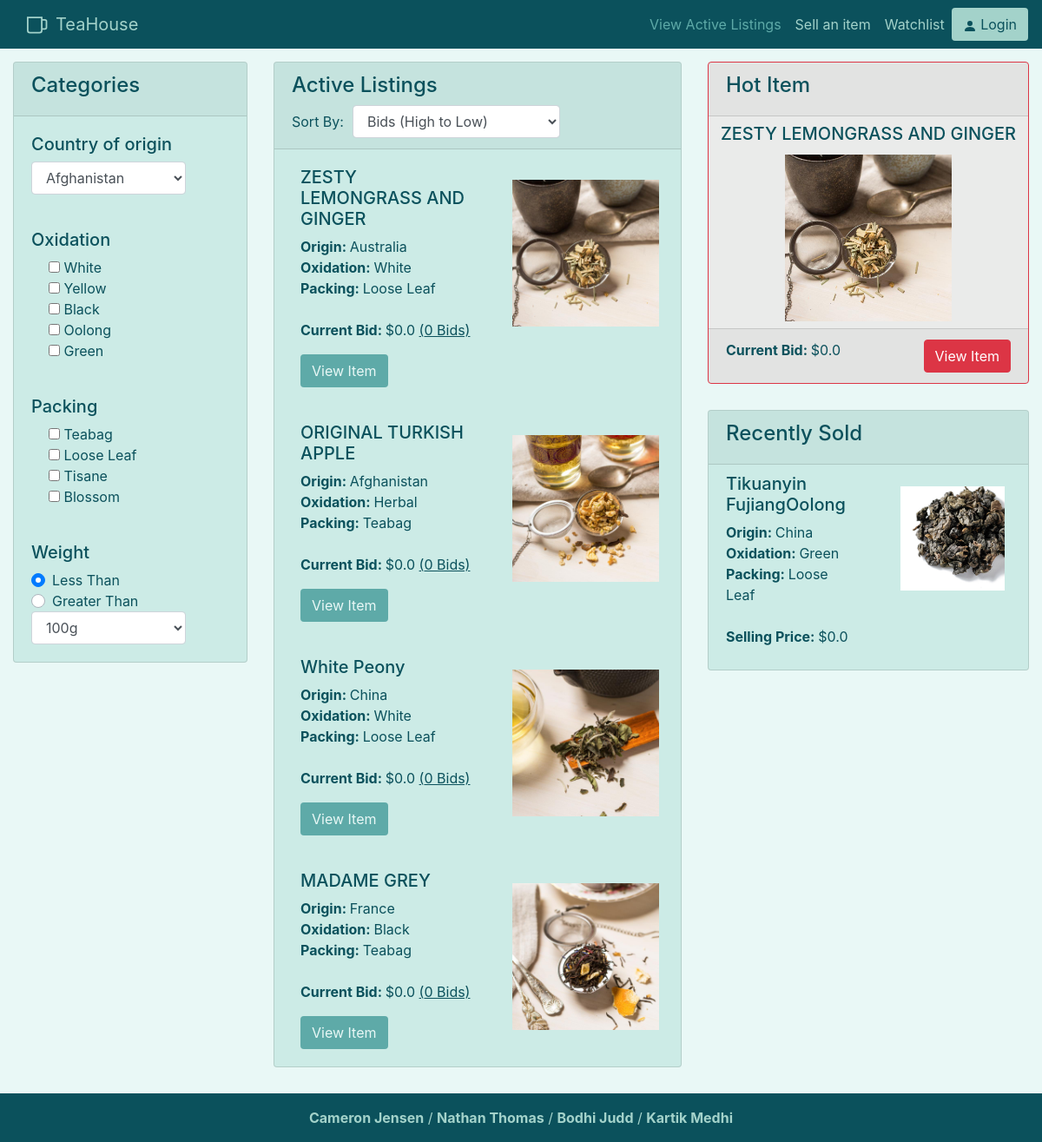
Before: / with the older database file.
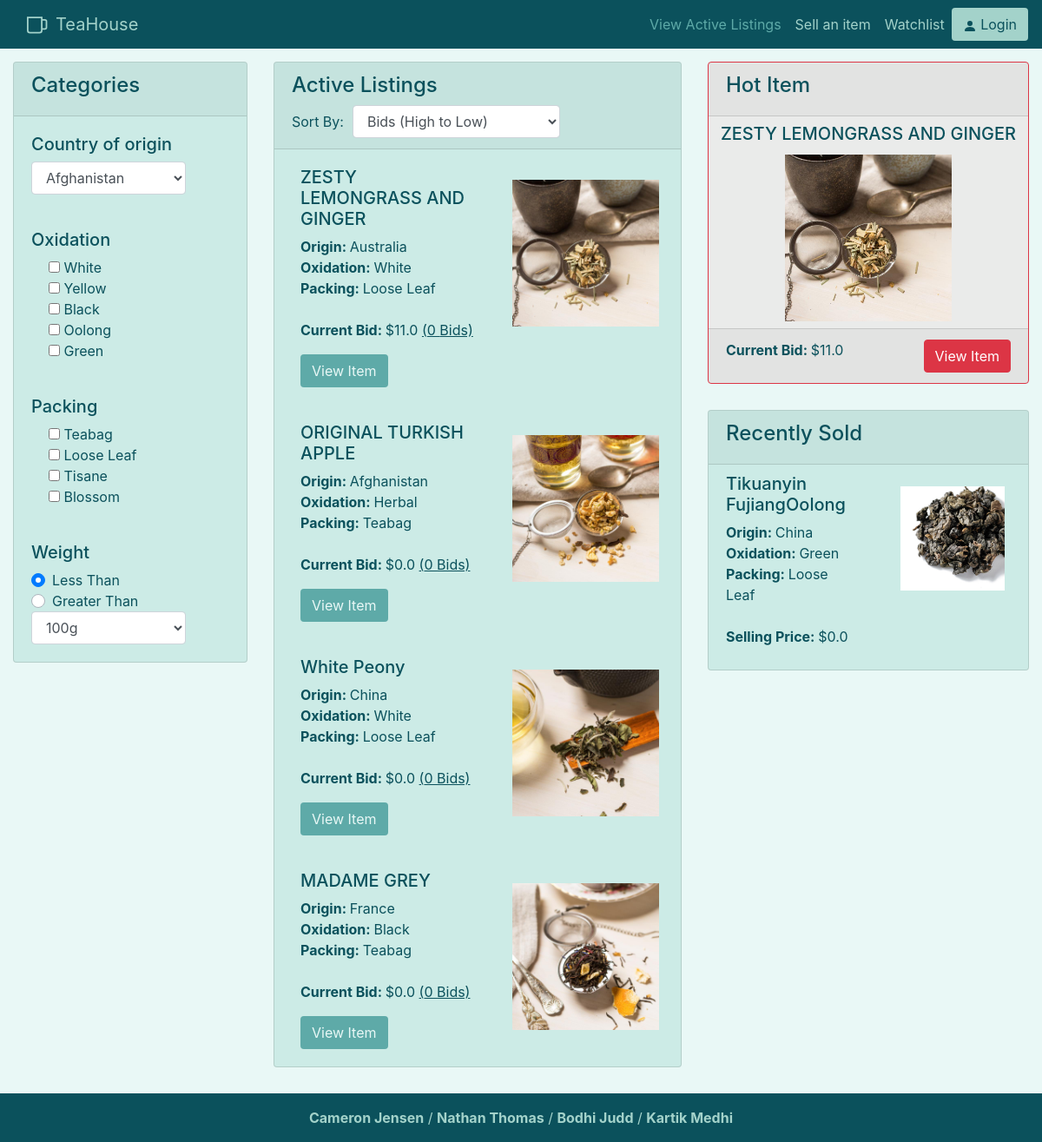
After: the same page with the newer database file.
### auction/models.py (models this page shows)
class auctionListing(db.Model):
    __tablename__ = 'auctionListing'
    __table_args__ = {'extend_existing': True}
    id = db.Column(db.Integer, primary_key=True)
    user_id = db.Column(db.Integer, db.ForeignKey('users.id'), nullable=False)
    start_time = db.Column(db.DateTime, default=datetime.now(), nullable=False)
    end_time = db.Column(db.DateTime, nullable=False)
    starting_bid = db.Column(db.Float, nullable=False) #make 0 minimum
    current_bid = db.Column(db.Float, nullable=False) #same as above
    photos_url = db.Column(db.String())
    description = db.Column(db.String(255))
    weight = db.Column(db.Float, nullable=False)
    title = db.Column(db.String(100), nullable=False)
    tea_name = db.Column(db.String(60), nullable=False)
    origin_country = db.Column(db.String(60), nullable=False)
    oxidation = db.Column(db.String(60), nullable=False)
    packing = db.Column(db.String(60), nullable=False)
    bid_status = db.Column(db.Integer, nullable=False)
    total_bids = db.Column(db.Integer, nullable=False)

### auction/views.py (the view)
@bp.route('/')
def index():
    auctionItems = auctionListing.query.filter_by(bid_status = 1).order_by(desc(auctionListing.start_time))
    hotItem = auctionItems.order_by(desc(auctionListing.total_bids)).first()
    recentlySold = auctionListing.query.filter_by(bid_status = 0).order_by(desc(auctionListing.end_time)).first()
    return render_template('index.html', items = auctionItems, hotItem = hotItem, recentlySold = recentlySold)

### auction/templates/index.html (shortened to what this page needs)
{% extends 'base.html' %}
{% block content %}
    <div style="margin:auto;padding-top:15px" class="row">
        <div class="col-lg-3">
            <div class="card">
                <div class="card-header">
                    <h4>Categories</h4>
                </div>
                <div id="categories" class="row">
                    <div class="col-lg-10">
                        <article class="card-group-item">
                            <div class="card-body">
                                <h5>Country of origin</h5>
                                <select id="originInput" name="originInput" class="form-control">
                                    <option value="1">Afghanistan</option>
                                </select>
                            </div>
                        </article>
                    </div>
                    <div class="col-lg-10">
                        <article class="card-group-item">
                            <div class="card-body">
                                <h5>Oxidation</h5>
                                <div class="formCheck">
                                    <input type="checkbox" id="WhiteFilter">
                                    <label class="form-check-label" for="WhiteFilter">White</label>
                                </div>
                                <div class="formCheck">
                                    <input type="checkbox" id="YellowFilter">
                                    <label class="form-check-label" for="YellowFilter">Yellow</label>
                                </div>
                                <div class="formCheck">
                                    <input type="checkbox" id="BlackFilter">
                                    <label class="form-check-label" for="BlackFilter">Black</label>
                                </div>
                                <div class="formCheck">
                                    <input type="checkbox" id="OolongFilter">
                                    <label class="form-check-label" for="OolongFilter">Oolong</label>
                                </div>
                                <div class="formCheck">
                                    <input type="checkbox" id="GreenFilter">
                                    <label class="form-check-label" for="GreenFilter">Green</label>
                                </div>
                            </div>
                        </article>
                    </div>
                    <div class="col-lg-10">
                        <article class="card-group-item">
                            <div class="card-body">
                                <h5>Packing</h5>
                                <div class="formCheck">
                                    <input type="checkbox" id="bagFilter">
                                    <label class="form-check-label" for="bagFilter">Teabag</label>
                                </div>
                                <div class="formCheck">
                                    <input type="checkbox" id="looseFilter">
                                    <label class="form-check-label" for="looseFilter">Loose Leaf</label>
                                </div>
                                <div class="formCheck">
                                    <input type="checkbox" id="TisaneFilter">
                                    <label class="form-check-label" for="TisaneFilter">Tisane</label>
                                </div>
                                <div class="formCheck">
                                    <input type="checkbox" id="BlossomFilter">
                                    <label class="form-check-label" for="BlossomFilter">Blossom</label>
                                </div>
                            </div>
                        </article>
                    </div>
                    <div class="col-lg-10">
                        <article class="card-group-item">
                            <div class="card-body">
                                <h5>Weight</h5>
                                <div class="custom-control custom-radio">
                                    <label class="custom-control-label" for="customRadio1">Less Than</label>
                                </div>
                                <div class="custom-control custom-radio">
                                    <label class="custom-control-label" for="customRadio2">Greater Than</label>
                                </div>
                                <select class="form-control">
                                    <option>100g</option>
                                </select>
                            </div>
                        </article>
                    </div>
                </div>
            </div>
            <div style="height: 30px;"></div>
        </div>
        <div class="col-lg-5">
            <div class="listing card">
                <div class="card-header">
                    <h4>Active Listings </h4>
                    <form class="form-inline">
                        <label style="padding-right:10px;" for="sortBy">Sort By:</label>
                        <select style="width: auto" id="sortBy" name="sortBy" class="form-control">
                            <option value="1">Bids (High to Low)</option>
                        </select>
                    </form>
                </div>
                {% for item in items %}
                <div class="card-block listed-item">
                    <div class="row">
                        <div class="col">
                            <h5>{{item.title}}</h5>
                            <p><strong>Origin: </strong>{{item.origin_country}}<br>
                                <strong>Oxidation: </strong>{{item.oxidation}}<br>
                                <strong>Packing: </strong>{{item.packing}}<br><br>
                                <strong>Current Bid: </strong>${{item.current_bid}} <u>({{item.total_bids}} Bids)</u>
                            </p>
                            <a href="/tea/{{item.id}}" class="btn btn-default item-btn">View Item</a>
                        </div>
                        <div class="col">
                            <img class="product-img" src="{{item.photos_url}}">
                        </div>
                    </div>
                </div>
                {% endfor %}
            </div>
            <div style="height: 30px;"></div>
        </div>
        <div class="col-sm">
            <div class="hot card border-danger">
                <div class="card-header">
                    <h4>Hot Item</h4>
                </div>
                <h5 class="hot-title card-title">{{hotItem.title}}</h5>
                <img src="{{hotItem.photos_url}}" class="card-img-bottom" alt="{{hotItem.title}}">
                <div class="card-footer">
                    <span><b>Current Bid: </b>${{hotItem.current_bid}} </span><a href="/tea/{{hotItem.id}}" class="hotbtn btn btn-danger">View Item</a>
                </div>
            </div>
            <div style="height: 30px;"></div>
            <div class="recent card">
                <div class="card-header">
                    <h4>Recently Sold</h4>
                </div>
                <div class="card-block recent-item">
                    <div class="row">
                        <div class="col-6">
                            <h5>{{recentlySold.title}}</h5>
                            <p><strong>Origin: </strong>{{recentlySold.origin_country}}<br>
                                <strong>Oxidation: </strong>{{recentlySold.oxidation}}<br>
                                <strong>Packing: </strong>{{recentlySold.packing}}<br><br>
                                <strong>Selling Price: </strong>${{recentlySold.current_bid}}
                            </p>
                        </div>
                        <div class="col">
                            <img class="product-img recent-img" src="{{recentlySold.photos_url}}">
                        </div>
                    </div>
                </div>
            </div>
        </div>
    </div>
{% endblock %}

### auction/templates/base.html (shortened to what this page needs)
<!doctype html>
<html lang="en">
<head>
    <link rel="stylesheet" href="https://stackpath.bootstrapcdn.com/bootstrap/4.5.2/css/bootstrap.min.css"
>
    <link rel="stylesheet" href="{{ url_for('static', filename='css/style.css') }}">
</head>
<body>
    <nav class="navbar sticky-top navbar-expand-lg navbar-custom">
        <img src="/static/image/teacup.svg">
        <a class="navbar-brand" href="/">TeaHouse</a>
        <div class="collapse navbar-collapse" id="navbarSupportedContent">
            <ul class="navbar-nav ml-auto">
                <li class="nav-item active">
                    <a class="nav-link" href="/">View Active Listings<span class="sr-only">(current)</span></a>
                </li>
                <li class="nav-item">
                    <a class="nav-link" href="/tea/sell">Sell an item</a>
                </li>
                <li class="nav-item">
                    <a class="nav-link" href="/watchlist">Watchlist</a>
                </li>
            {% if current_user.is_authenticated %}
                <li class="nav-item">
                    <a class="nav-link" href="/profile">Profile</a>
                </li>
            </ul>
            <a href="/logout" class="btn btn-default"><span><svg width="1em" height="1em" viewBox="0 0 16 16"
                class="bi bi-person-fill" fill="var(--dark)" xmlns="http://www.w3.org/2000/svg">
                <path fill-rule="evenodd"
                    d="M3 14s-1 0-1-1 1-4 6-4 6 3 6 4-1 1-1 1H3zm5-6a3 3 0 1 0 0-6 3 3 0 0 0 0 6z" />
            </svg></span> Logout
            {% else %}
            </ul>
            <a href="/login" class="btn btn-default"><span><svg width="1em" height="1em" viewBox="0 0 16 16"
                class="bi bi-person-fill" fill="var(--dark)" xmlns="http://www.w3.org/2000/svg">
                <path fill-rule="evenodd"
                    d="M3 14s-1 0-1-1 1-4 6-4 6 3 6 4-1 1-1 1H3zm5-6a3 3 0 1 0 0-6 3 3 0 0 0 0 6z" />
            </svg></span> Login
            {% endif %}
            </a>
        </div>
    </nav>
    {% block content %}
    {% endblock %}
    <footer class="footer">
        <div class="footbar text-center py-3"><b>Cameron Jensen</b> / <b>Nathan Thomas</b> / <b>Bodhi Judd</b> / <b>Kartik Medhi</b>
        </div>
    </footer>
</body>
</html>

### auction/static/css/style.css (style rules this page uses)
:root { --main: #5eaaa8; --light: #a3d2ca; --cardcol: #ccebe6; --dark: #0b515c; --darker: #03323a; --beige: #e8ded2; --lighter: #e9f8f6; }
body { background-color: var(--lighter); }
.btn-default { background-color: var(--light); color: var(--dark); }
.item-btn { background-color: var(--main) !important; color: var(--lighter) !important; }
.navbar-custom { background-color: var(--dark); }
.navbar-custom .navbar-brand, .navbar-custom .navbar-text ,.nav-link { color: var(--light); }
.navbar-custom .nav-item.active .nav-link, .navbar-custom .nav-item:hover .nav-link { color: var(--main); }
.formCheck { padding-left: 20px; }
.card { background-color: var(--cardcol); color: var(--dark); }
.card-img-bottom { height: 200px; object-fit: contain; padding-bottom: 8px }
.product-img { max-height:200px; max-width:100%; min-height: 91px; height:auto; width:auto; display: block; margin: auto; object-fit: cover; padding: 15px;; }
.recent-img { max-height:150px; }
.listed-item { padding: 20px 10px 20px 30px; min-height: 240px; }
.recent-item { padding: 10px 10px 10px 20px; min-height: 170px; }
.hot { background-color: rgba(253, 0, 0, 0.05); }
.hot-title { text-align: center; padding-top: 8px }
.hotbtn { float: right; }
.footbar { background-color: var(--dark); color: var(--light); }
p,h3 { color: var(--dark) }

Changed rows visible on the page:
changed auctionListing "ZESTY LEMONGRASS AND GINGER": current_bid "0.0" → "11.0"
